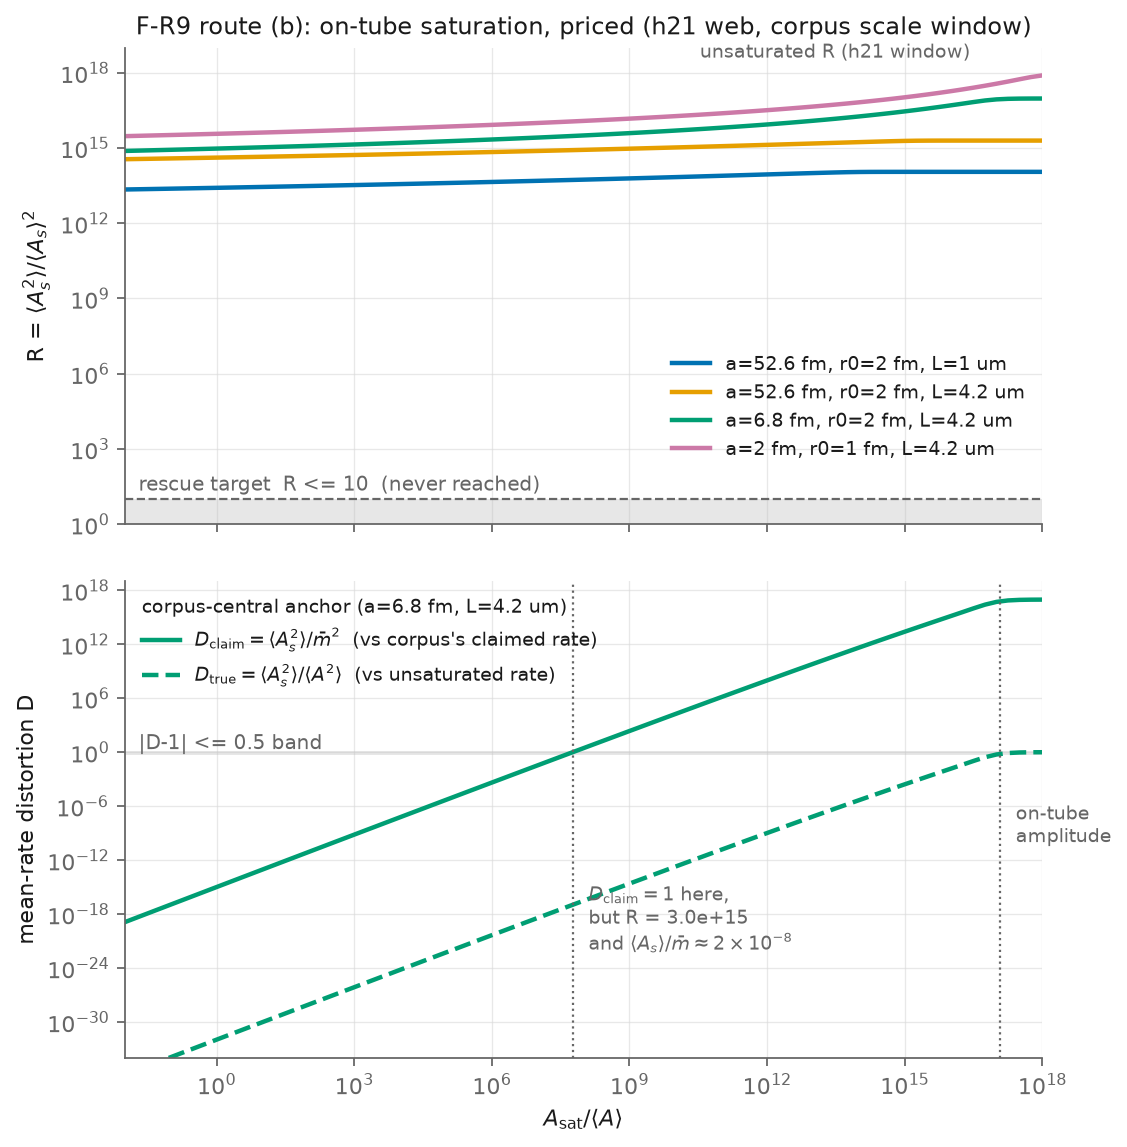

Reproduce this figure in Python.
#!/usr/bin/env python3
"""M3 figure: the pricing of F-R9 route (b). Reads m3_results.json."""
import json
import numpy as np
import matplotlib
matplotlib.use("Agg")
import matplotlib.pyplot as plt

BASE = "/home/user/fork_frankensim/analysis/gum-sandbox/tier7-program/M3/"
r = json.load(open(BASE + "m3_results.json"))
scans = r["G2_scans"]

# fixed categorical order (Okabe-Ito, CVD-safe)
COLORS = ["#0072B2", "#E69F00", "#009E73", "#CC79A7"]
INK = "#1a1a1a"
MUTED = "#666666"

plt.rcParams.update({
    "font.size": 10, "axes.edgecolor": MUTED, "axes.labelcolor": INK,
    "xtick.color": MUTED, "ytick.color": MUTED, "text.color": INK,
    "axes.grid": True, "grid.color": "#d9d9d9", "grid.linewidth": 0.6,
    "grid.alpha": 0.6, "axes.axisbelow": True})

fig, (ax1, ax2) = plt.subplots(2, 1, figsize=(7.4, 8.2), sharex=True,
                               gridspec_kw={"hspace": 0.12})

# ---- panel A: R(A_sat) ------------------------------------------------------
for s, c in zip(scans, COLORS):
    x = np.array(s["x_grid_A_sat_over_mean"])
    R = np.array(s["R"])
    lab = (f"a={s['a_fm']:g} fm, r0={s['r0_fm']:g} fm, L={s['L_um']:g} um")
    ax1.plot(x, R, color=c, lw=2, label=lab)
ax1.axhspan(1, 10, color="#bbbbbb", alpha=0.35, lw=0)
ax1.axhline(10, color=MUTED, lw=1, ls="--")
ax1.text(2e-2, 14, "rescue target  R <= 10  (never reached)", color=MUTED,
         fontsize=9, va="bottom")
ax1.set_yscale("log")
ax1.set_xscale("log")
ax1.set_ylim(1, 1e19)
ax1.set_ylabel(r"R = $\langle A_s^2\rangle/\langle A_s\rangle^2$")
ax1.set_title("F-R9 route (b): on-tube saturation, priced "
              "(h21 web, corpus scale window)", fontsize=11, color=INK)
ax1.legend(loc="lower right", bbox_to_anchor=(1.0, 0.10), fontsize=8.5,
           frameon=False)
# direct label of the flat plateaus
ax1.text(3e13, 4e18, "unsaturated R (h21 window)", fontsize=8.5,
         color=MUTED, ha="center")

# ---- panel B: mean-rate distortion, corpus-central anchor -------------------
s = scans[2]  # a=6.8, L=4.2 um (corpus central)
c = COLORS[2]
x = np.array(s["x_grid_A_sat_over_mean"])
Dc = np.array(s["D_claim"])
Dt = np.array(s["D_true"])
ax2.plot(x, Dc, color=c, lw=2,
         label=r"$D_{\rm claim}=\langle A_s^2\rangle/\bar m^2$  (vs corpus's claimed rate)")
ax2.plot(x, Dt, color=c, lw=2, ls="--",
         label=r"$D_{\rm true}=\langle A_s^2\rangle/\langle A^2\rangle$  (vs unsaturated rate)")
ax2.axhspan(0.5, 1.5, color="#bbbbbb", alpha=0.35, lw=0)
ax2.text(2e-2, 2.2, "|D-1| <= 0.5 band", color=MUTED, fontsize=9)
xc = s["x_at_D_claim_1"]
ax2.axvline(xc, color=MUTED, lw=1, ls=":")
ax2.text(xc * 2.2, 1e-22, f"$D_{{\\rm claim}}=1$ here,\nbut R = "
         f"{s['R_at_D_claim_1']:.1e}\nand $\\langle A_s\\rangle/\\bar m\\approx 2\\times10^{{-8}}$",
         fontsize=8.5, color=MUTED)
xon = s["g0"] / s["phi"]
ax2.axvline(xon, color=MUTED, lw=1, ls=":")
ax2.text(xon * 2.2, 1e-10, "on-tube\namplitude", fontsize=8.5, color=MUTED)
ax2.set_yscale("log")
ax2.set_xscale("log")
ax2.set_ylim(1e-34, 1e19)
ax2.set_xlim(1e-2, 1e18)
ax2.set_xlabel(r"$A_{\rm sat}/\langle A\rangle$")
ax2.set_ylabel("mean-rate distortion D")
ax2.legend(loc="upper left", fontsize=8.5, frameon=False,
           title="corpus-central anchor (a=6.8 fm, L=4.2 um)", title_fontsize=8.5,
           alignment="left")

for ax in (ax1, ax2):
    for sp in ("top", "right"):
        ax.spines[sp].set_visible(False)

fig.savefig(BASE + "m3_fig.png", dpi=160, bbox_inches="tight",
            facecolor="white")
print("wrote m3_fig.png")
